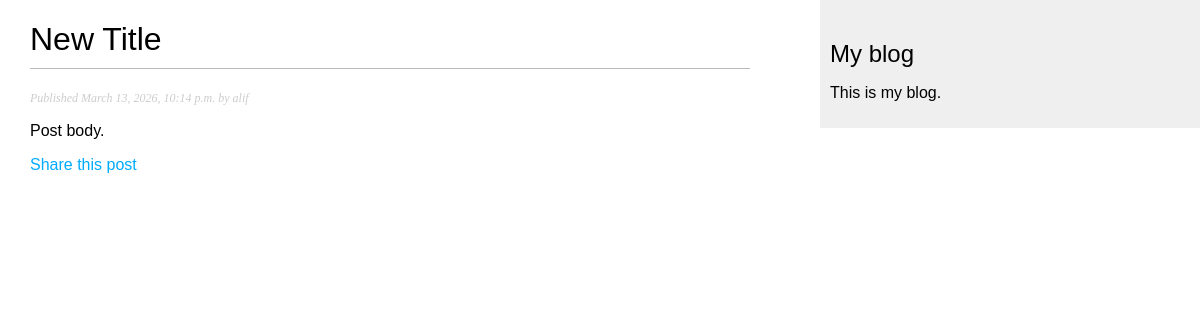
/blog/2026/3/13/another-post/, run on the app's committed database.
### blog/models.py (models this page shows, shortened)
class Post(models.Model):
    class Status(models.TextChoices):
        DRAFT = "DF", "Draft"
        PUBLISHED = "PB", "Published"
    title = models.CharField(max_length=250)
    slug = models.SlugField(max_length=250, unique_for_date="publish")
    author = models.ForeignKey(
        settings.AUTH_USER_MODEL, on_delete=models.CASCADE, related_name="blog_posts"
    )
    body = models.TextField()
    publish = models.DateTimeField(default=timezone.now)
    created = models.DateTimeField(auto_now_add=True)
    updated = models.DateTimeField(auto_now=True)
    status = models.CharField(max_length=2, choices=Status, default=Status.DRAFT)
    objects = models.Manager()
    published = PublishedManager()
    class Meta:
        ordering = ["-publish"]
        indexes = [
            models.Index(fields=["-publish"]),
        ]

### blog/views.py (the view)
# urls.py: path('<int:year>/<int:month>/<int:day>/<slug:post>/',views.post_detail,name='post_detail'),
def post_detail(request, year, month, day, post):
    post = get_object_or_404(
        Post,
        status=Post.Status.PUBLISHED,
        slug=post,
        publish__year=year,
        publish__month=month,
        publish__day=day
    )
    return render(
        request,
        'blog/post/detail.html',
        {'post':post}
    )

### blog/templates/blog/post/detail.html (shortened to what this page needs)
{% extends "blog/base.html" %}
{% block content %}
  <h1>{{ post.title }}</h1>
  <p class="date">
      Published {{ post.publish }} by {{ post.author }}
  </p>
  {{post.body|linebreaks}}
  <p>
    <a href="{% url 'blog:post_share' post.id %}">Share this post</a>
  </p>
{% endblock %}

### blog/static/css/blog.css (style rules this page uses)
body { margin:0; padding:0; font-family:helvetica, sans-serif; }
a { color:#00abff; text-decoration:none; }
h1 { font-weight:normal; border-bottom:1px solid #bbb; padding:0 0 10px 0; }
p.date { color:#ccc; font-family: georgia, serif; font-size: 12px; font-style: italic; }

### data on the page
Post: title "New Title", publish "March 13, 2026, 10:14 p.m.", author "alif", body "Post body."
